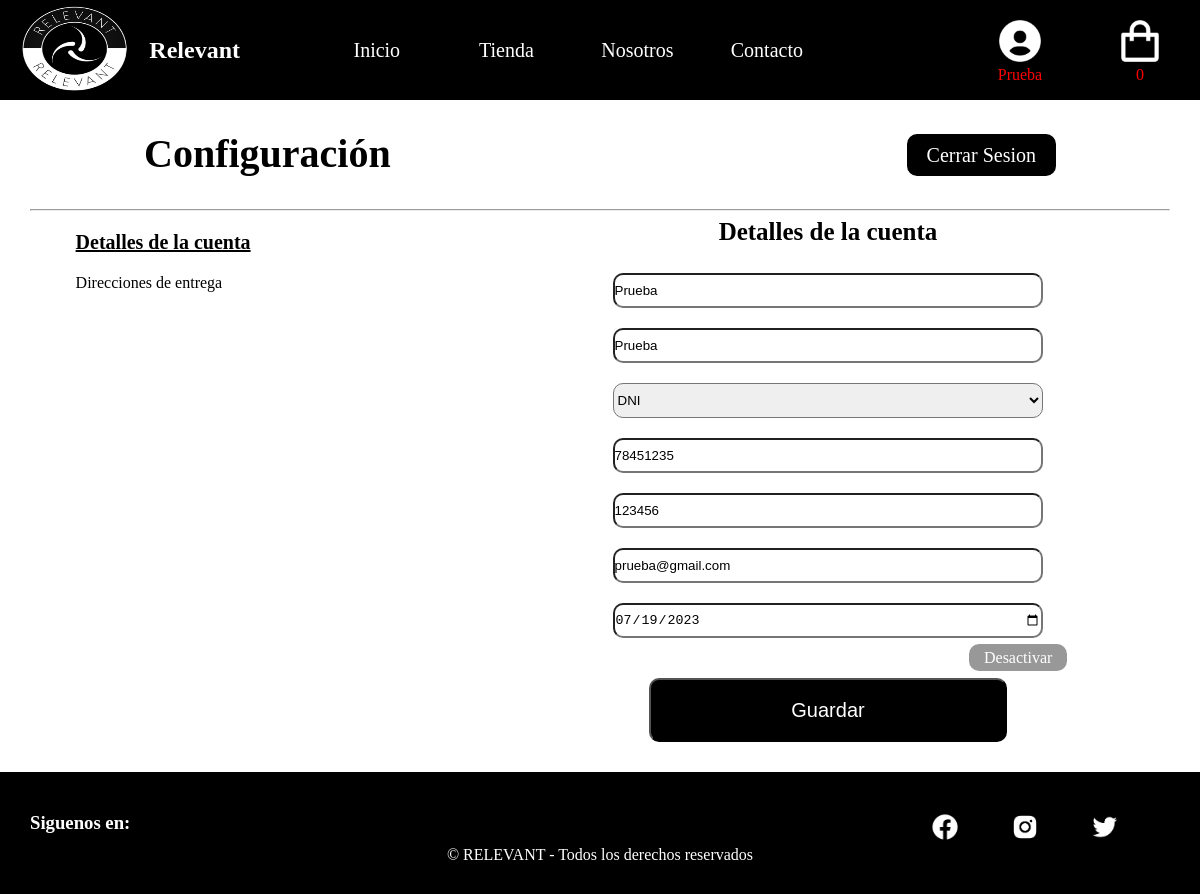
Screenshot of /conf_cuenta.php (signed in) with the database file from the repository.
### tables this page shows
CREATE TABLE `usuarios` (
  `id_usuario` int(11) NOT NULL,
  `correo` varchar(100) NOT NULL,
  `contraseña` varchar(100) NOT NULL,
  `nombre` varchar(100) NOT NULL,
  `apellido` varchar(100) NOT NULL,
  `numdocu` int(8) NOT NULL,
  `nacimiento` date NOT NULL,
  `genero` varchar(20) NOT NULL,
  `pais` varchar(100) NOT NULL,
  `direccion` varchar(100) NOT NULL,
  `referencia` varchar(100) NOT NULL,
  `codigo_postal` int(11) NOT NULL,
  `ciudad` varchar(100) NOT NULL,
  `region` varchar(100) NOT NULL,
  `telefono` int(11) NOT NULL
);

### conf_cuenta.php (the view, shortened to what this page needs)
<?php include 'cabecera.php'; ?>
<?php
include './bd/conexion.php';
$consula_cliente = "SELECT * FROM usuarios WHERE id_usuario=" . $_SESSION['id'];
$resultado_usuario = mysqli_query($conexion, $consula_cliente);
while ($usuario_fila = mysqli_fetch_array($resultado_usuario)) {
  $nombre = $usuario_fila['nombre'];
  $apellido = $usuario_fila['apellido'];
  $numdocu = $usuario_fila['numdocu'];
  $contraseña = $usuario_fila['contraseña'];
  $correo = $usuario_fila['correo'];
  $nacimiento = $usuario_fila['nacimiento'];
}
?>
<link rel="stylesheet" href="css/style_conf_cuenta.css" />
<div class="contenedor">
  <div class="contenedor2">
    <div class="tg_confi">
      <div class="titu_conf">
        <h3>Configuración</h3>
      </div>
      <div class="btnCerrarSesion">
        <a href="controlador_cerrar_sesion.php">Cerrar Sesion</a>
      </div>
    </div>
    <hr />
    <div class="t_confi">
      <div class="dt_confi">
        <ul>
          <li>
            <a href="#" class="select">Detalles de la cuenta</a>
          </li>
          <li>
            <a href="conf_direccionenvio.php">Direcciones de entrega</a>
          </li>
        </ul>
      </div>
    </div>
    <div class="c_detallescuenta">
      <form action="form_procesar_conf_cuenta.php" method="POST">
        <div class="detalle">
          <h3>Detalles de la cuenta</h3>
          <div class="form_cuenta">
            <input type="text" name="nombre" placeholder="*Nombre" value="<?php echo $nombre ?>" /><br />
            <input type="text" name="apellidos" placeholder="*Apellido" value="<?php echo $apellido ?>" /><br />
            <select name="Tipo_documento" id="">
              <option>DNI</option>
            </select><br />
            <input type="text" name="documento" placeholder="*Número de documento" value="<?php echo $numdocu ?>" /><br />
            <input type="text" name="contrasena" placeholder="*Contraseña" value="<?php echo $contraseña ?>" /><br />
            <input type="email" name="correo" placeholder="*Correo electrónico" value="<?php echo $correo ?>" /><br />
            <input type="date" name="nacimiento" placeholder="*Fecha de nacimiento" value="<?php echo $nacimiento ?>" /><br />
          </div>
        </div>
        <div class="dc_botones">
          <div class="btn1">
            <a href="eliminar_usuario.php">Desactivar</a>
          </div>
          <div class="btn2">
            <button type="submit"><a href="#">Guardar</a></button>
          </div>
        </div>
      </form>
    </div>
  </div>
</div>
<?php include 'pie.php'; ?>

### css/style_menu.css (style rules this page uses)
* { margin: 0; padding: 0; }

### css/style_conf_cuenta.css (style rules this page uses)
.contenedor { width: 100%; }
.contenedor .contenedor2 { width: 95%; padding: 2.5%; overflow: hidden; }
.contenedor .tg_confi { width: 80%; padding-right: 10%; padding-left: 10%; padding-bottom: 2.5%; overflow: auto; }
.contenedor .tg_confi .titu_conf { width: 50%; float: left; }
.contenedor .tg_confi .btnCerrarSesion { width: 50%; float: right; text-align: end; height: 50px; }
.contenedor .tg_confi .btnCerrarSesion a { line-height: 50px; text-decoration: none; padding: 10px 20px; background-color: #000000; color: #ffffff; border-radius: 10px; font-size: 20px; }
.contenedor .tg_confi .titu_conf h3 { font-size: 40px; }
.contenedor .t_confi { width: 40%; float: left; }
.contenedor .t_confi .dt_confi { width: 80%; padding-left: 10%; padding-right: 10%; }
.contenedor .t_confi .dt_confi ul { list-style: none; }
.contenedor .t_confi .dt_confi ul li { text-decoration: none; margin-top: 20px; }
.contenedor .t_confi .dt_confi ul li a { text-decoration: none; color: rgb(0, 0, 0); }
.contenedor .t_confi .dt_confi .select { font-size: 20px; text-decoration: underline; font-weight: bold; }
.contenedor .c_detallescuenta { width: 60%; float: right; }
.c_detallescuenta .detalle { width: 70%; padding-left: 15%; padding-right: 15%; text-align: center; }
.c_detallescuenta .detalle .form_cuenta input { width: 90%; height: 35px; margin-top: 20px; border-radius: 10px; }
.c_detallescuenta .detalle .form_cuenta select { width: 90%; height: 35px; margin-top: 20px; border-radius: 10px; }
.c_detallescuenta .detalle h3 { font-size: 25px; padding: 1.5%; }
.c_detallescuenta .dc_botones { width: 70%; padding-left: 15%; padding-right: 15%; }
.c_detallescuenta .dc_botones .btn1 { text-align: right; }
.c_detallescuenta .dc_botones .btn1 a { background-color: rgb(152, 152, 152); color: rgb(255, 255, 255); text-decoration: none; line-height: 40px; padding-top: 5px; padding-bottom: 5px; padding-left: 15px; padding-right: 15px; border-radius: 10px; }
.c_detallescuenta .dc_botones .btn2 { text-align: center; }
.c_detallescuenta .dc_botones .btn2 a { text-decoration: none; color: #ffffff; }
.c_detallescuenta .dc_botones .btn2 button { background-color: rgb(0, 0, 0); font-size: 20px; line-height: 40px; padding: 10px 140px; border-radius: 10px; cursor: pointer; color: #ffffff; }

### rows the page displays
usuarios: nombre "Prueba", apellidos "Prueba", documento "78451235", contrasena "123456", correo "prueba@gmail.com", nacimiento "07/19/2023"

### other values shown
$_SESSION['nombre'] "Prueba"
